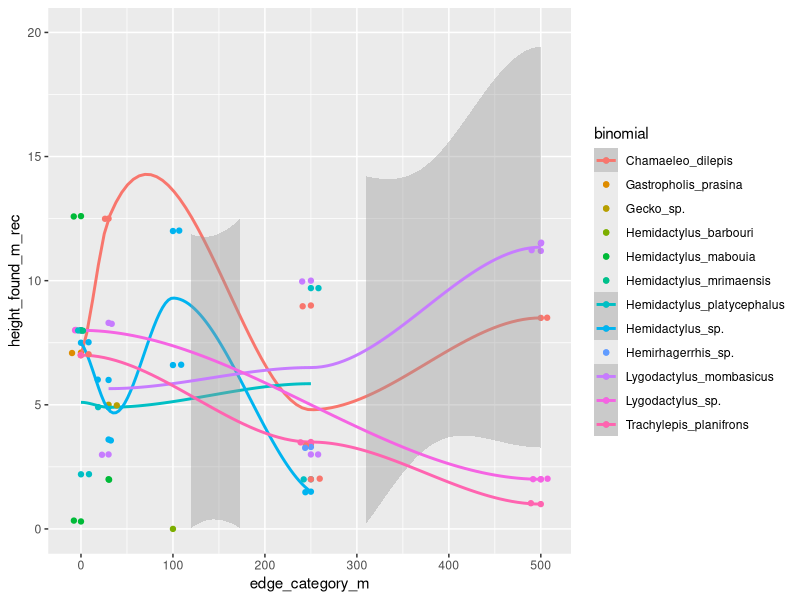
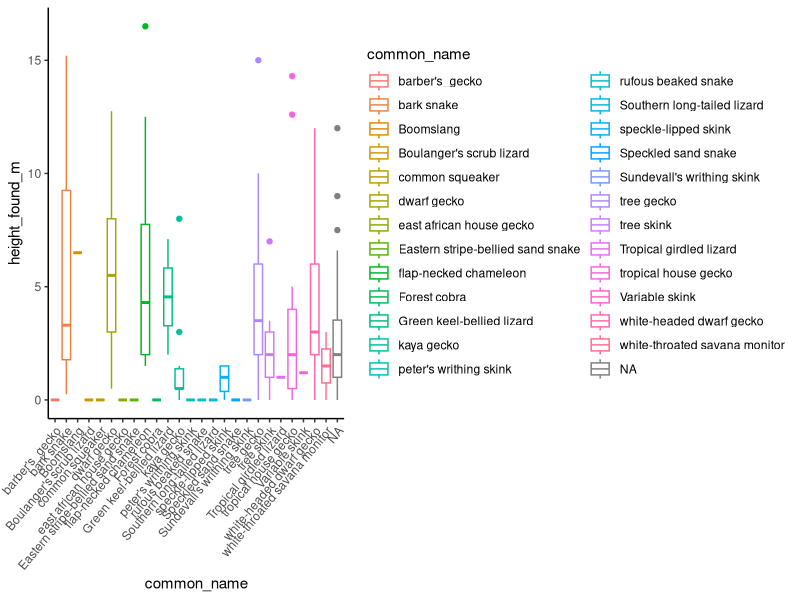
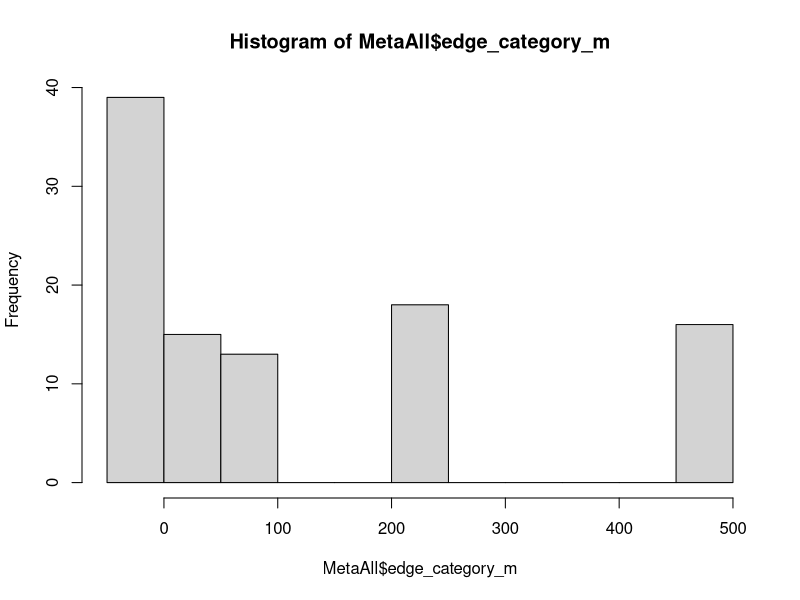

These figures' R source, in order:
#species level analysis
#goal, generate lm and plots of all species height by edge dist and abundance
#by edge dist

library(ggplot2)
library(tidyverse)
library(dplyr)
library(tidyr)
select <- dplyr::select


#data
herpd <- read.csv("raw_data/herpdata.csv")
sites <- read.csv("raw_data/sites.csv")
MetaAll <- read.csv("clean_data/MetaAll.csv")

#merge and clean Herp data
herpd <- merge(herpd, sites, by = "Tree_ID", all = TRUE)

herpd <- herpd %>%
  select(-c(notes.x, notes.y))

HghtHerpD <- herpd %>%
  filter(category != "matrix") %>%
  filter(survey_type == "C") %>%
  filter(forest_type == "BR")

#height by edge distance by species
ggplot(data = HghtHerpD, aes(x = edge_category_m, 
                         y = height_found_m_rec, color = binomial))+
  geom_point()+
  geom_smooth()+
  geom_jitter()+
  ylim(0,20)
               

#height found by species:
ggplot(data = herpd, aes(x = common_name, y = height_found_m))+
  geom_boxplot(aes(color = common_name))+
  theme_classic()+
  theme(axis.text.x = element_text(angle = 50, hjust = 1))


#######################
#GLM for all species Abundance by distance

#number of species
spec_counts <- MetaAll %>%
  select(ARST:VAAL)

NumSpecies <- ncol(spec_counts)

variables <- MetaAll%>%
  select(edge_category_m,edge_dist_m,category)

# create an empty dataframe to populate with info from glm
reg_abund <- list(NA)
RSquared <- list(NA)

for(i in 1:NumSpecies){
  newdata <- cbind(abund = spec_counts[,i], variables)
  lm_abund <- lm(abund~
                   scale(edge_category_m),
                 data=newdata)
  
  lm_mod <- summary(lm_abund)
  
  reg_abund[[i]] <- rbind(lm_mod$coefficients)
  RSquared[[i]] <- rbind(lm_mod$r.squared)
}
names(reg_abund) <- colnames(spec_counts)
reg_abund
names(RSquared) <- colnames(spec_counts)
RSquared

summary(glm(LYMO ~ scale(edge_category_m), data = MetaAll))
summary(lm(HEPL ~ scale(edge_category_m), data = MetaAll))
summary(lm(HEBA ~ scale(edge_category_m), data = MetaAll))
summary(lm(HEMA ~ scale(edge_category_m), data = MetaAll))
summary(lm(HEMA ~ scale(edge_category_m), data = MetaAll))
summary(lm(HEMI ~ scale(edge_category_m), data = MetaAll))
summary(lm(TRMA ~ scale(edge_category_m), data = MetaAll))
summary(lm(NUBO ~ scale(edge_category_m), data = MetaAll))
summary(lm(CHDI ~ scale(edge_category_m), data = MetaAll))

hist(MetaAll$edge_category_m)
